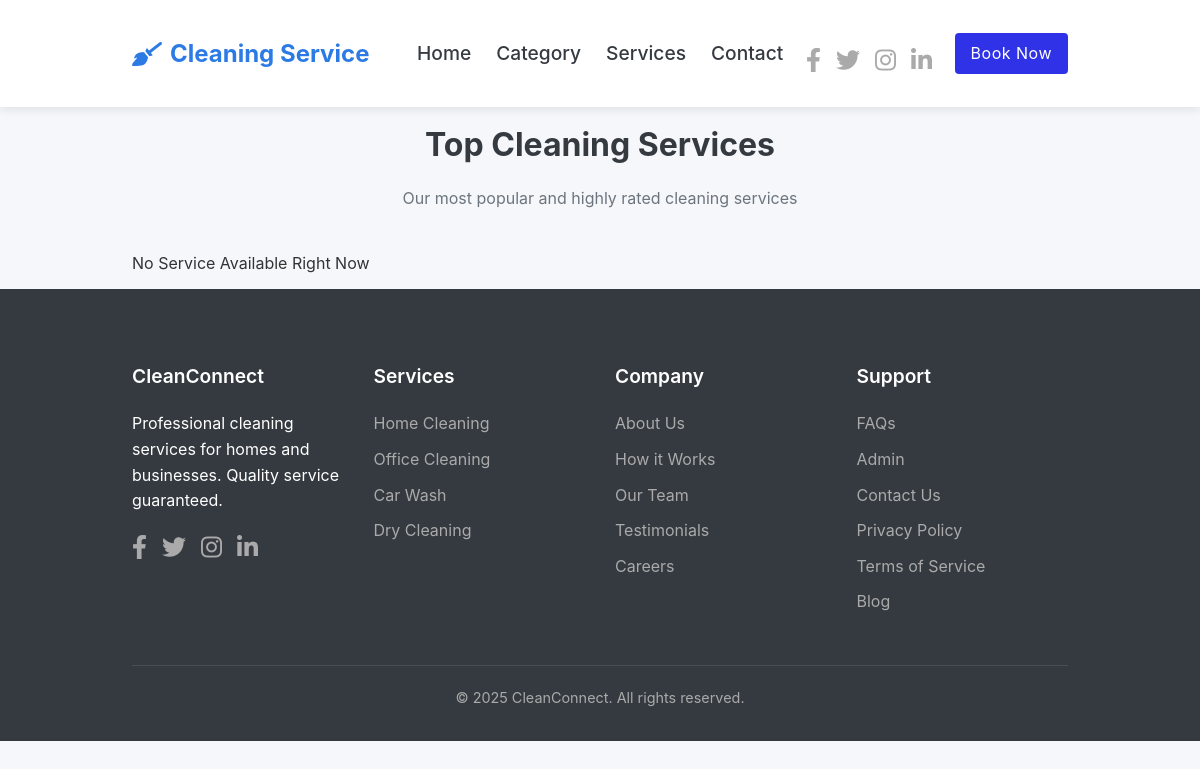
Before: /category-services.php?category_title=Home with the older database file.
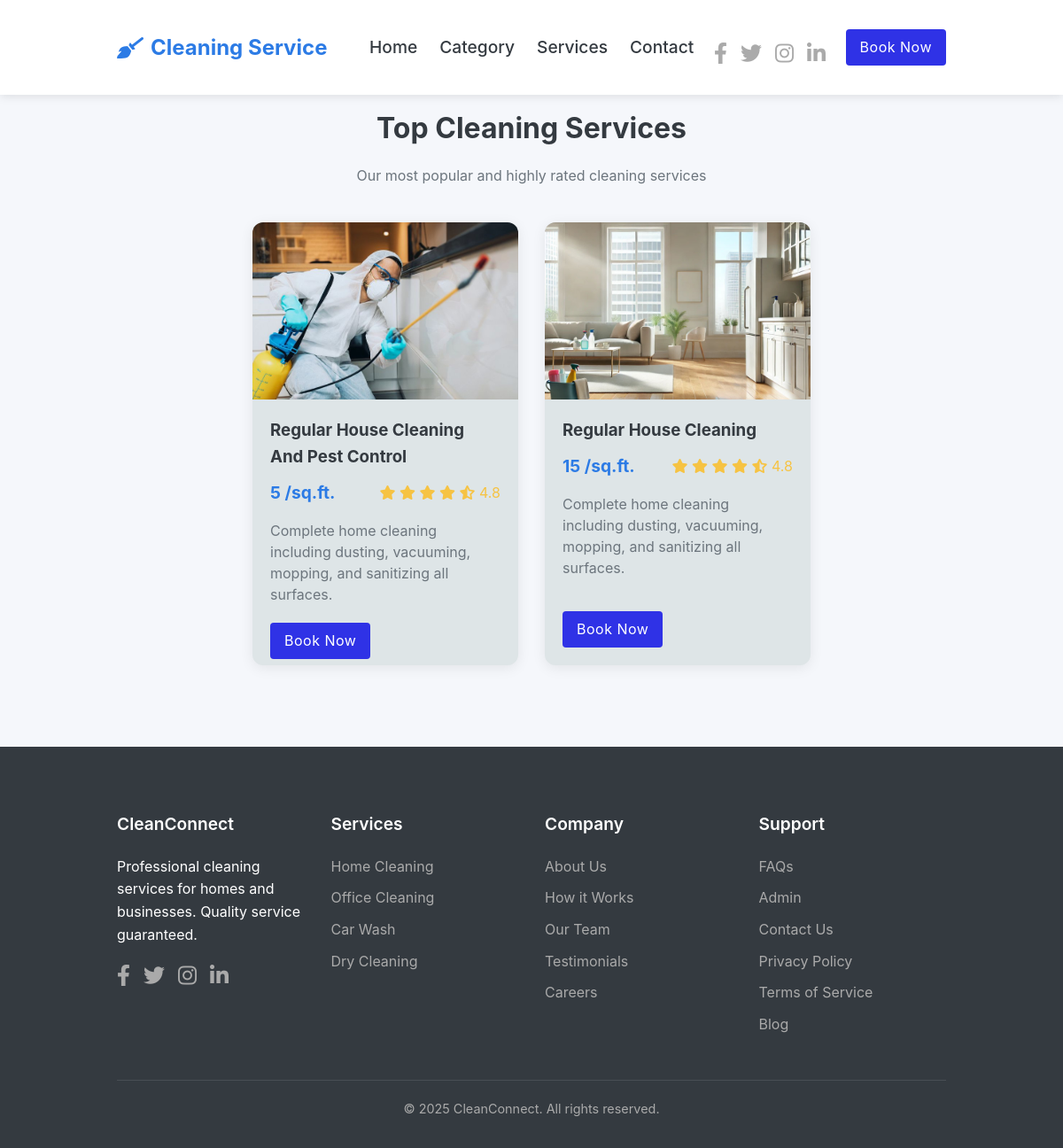
After: the same page with the newer database file.
### tables this page shows
CREATE TABLE `service` (
  `Id` int(11) NOT NULL,
  `Title` varchar(150) NOT NULL,
  `Description` varchar(255) NOT NULL,
  `Price` decimal(10,0) NOT NULL,
  `Price_des` varchar(20) NOT NULL,
  `Image_Name` varchar(255) NOT NULL,
  `Category_Title` varchar(100) NOT NULL,
  `Active` varchar(10) NOT NULL
);

### category-services.php (the view, shortened to what this page needs)
<?php include('partial-front/header.php'); ?>
<?php
if (isset($_GET['category_title'])) {
    $title = $_GET['category_title'];
    ?>
    <section class="container">
        <div class="section-title">
            <h2>Top Cleaning Services</h2>
            <p>Our most popular and highly rated cleaning services</p>
        </div>
        <?php
        $sql = "SELECT * FROM service WHERE Category_Title='$title' AND Active = 'Yes'";
        $res = mysqli_query($conn, $sql);
        $count = mysqli_num_rows($res);
        if ($count > 0) {
            ?>
            <div class="services">
                <?php
                while ($rows = mysqli_fetch_assoc($res)) {
                    $ID = $rows['Id'];
                    $service_title = $rows['Title'];
                    $price = $rows['Price'];
                    $price_des = $rows['Price_des'];
                    $image_name = $rows['Image_Name'];
                    ?>
                    <div class="service-card">
                        <img src="images/services/<?php echo $image_name; ?>" alt="<?php echo $service_title; ?> Cleaning" class="service-img" />
                        <div class="service-content">
                            <h3>Regular <?php echo $service_title; ?></h3>
                            <div class="service-meta">
                                <div class="service-price">
                                    <?php echo $price; ?><span><?php echo  " ",$price_des; ?></span>
                                </div>
                                <div class="service-rating">
                                    <i class="fas fa-star"></i>
                                    <i class="fas fa-star"></i>
                                    <i class="fas fa-star"></i>
                                    <i class="fas fa-star"></i>
                                    <i class="fas fa-star-half-alt"></i>
                                    <span>4.8</span>
                                </div>
                            </div>
                            <p class="service-desc">
                                Complete home cleaning including dusting, vacuuming, mopping, and sanitizing all surfaces.
                            </p>
                            <a href="user_info.php?id=<?php echo $ID; ?>" class="btn btn-primary">Book Now</a>
                        </div>
                    </div>
                    <?php
                }
                ?>
            </div>
            <?php
        } else{
            echo "No Service Available Right Now";
        }
        ?>
    </section>
    <?php
} else {
    header('location:' . SITEURL . 'index.php');
}
?>
<?php include('partial-front/footer.php'); ?>

Changed rows visible on the page:
now on this page (row edited): service: Image_Name (picture), Title "House Cleaning And Pest Control", Price "5", Price_des "/sq.ft."
added service: Image_Name (picture), Title "House Cleaning", Price "15", Price_des "/sq.ft."
Other visible differences:
text no longer shown: "No Service Available Right Now"
